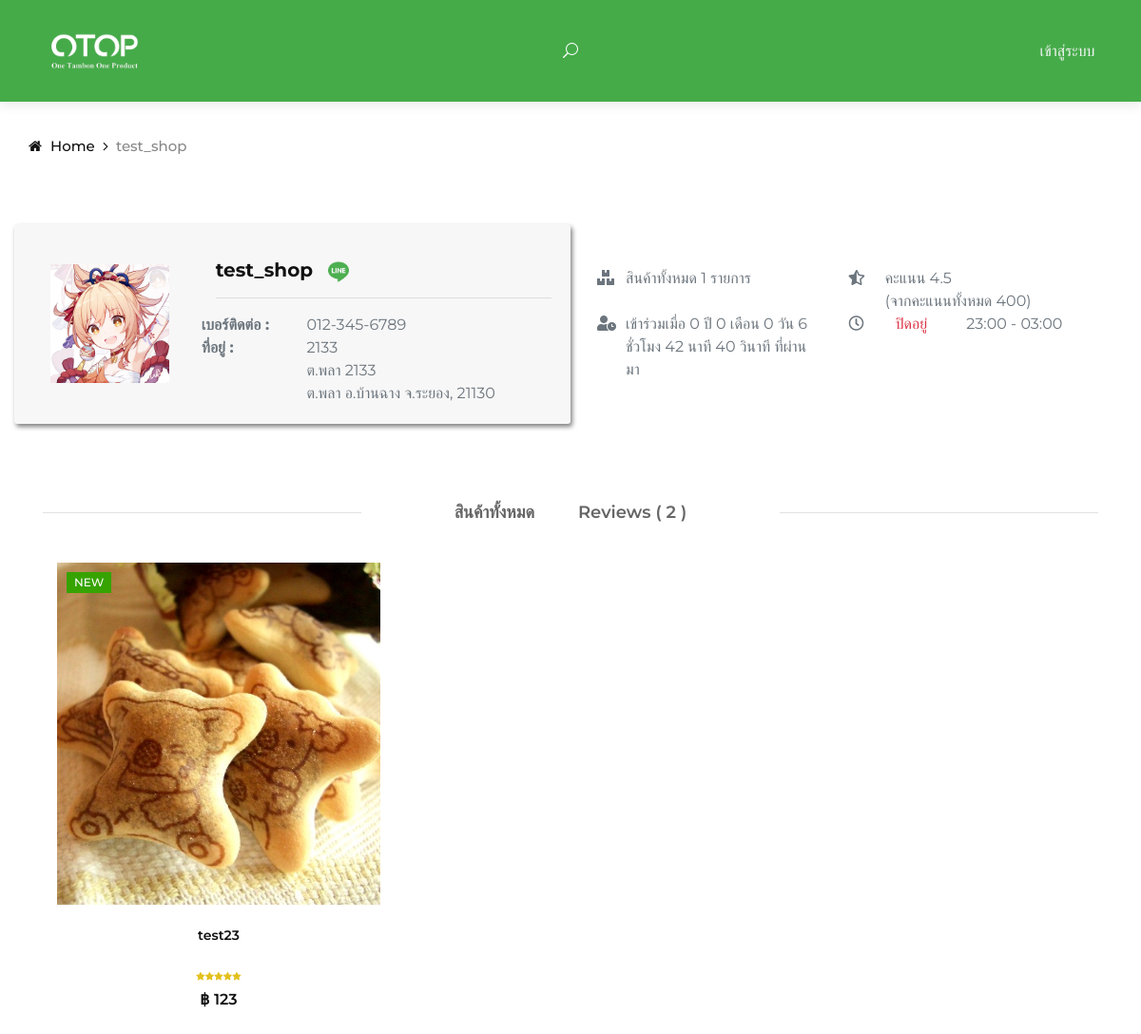
/views/Customer/profile-shop/profile-shop.php?shop_id=1, run on the app's committed database.
### tables this page shows
CREATE TABLE `subdistricts` (
  `id` int(11) NOT NULL,
  `code` int(11) NOT NULL,
  `subdistricts_name_in_thai` varchar(150) NOT NULL,
  `subdistricts_name_in_english` varchar(150) DEFAULT NULL,
  `latitude` decimal(6,3) NOT NULL,
  `longitude` decimal(6,3) NOT NULL,
  `district_id` int(11) NOT NULL,
  `zip_code` int(11) DEFAULT NULL
);

CREATE TABLE `districts` (
  `id` int(11) NOT NULL,
  `code` int(11) NOT NULL,
  `districts_name_in_thai` varchar(150) NOT NULL,
  `districts_name_in_english` varchar(150) NOT NULL,
  `province_id` int(11) NOT NULL
);

CREATE TABLE `provinces` (
  `id` int(11) NOT NULL,
  `code` int(11) NOT NULL,
  `provinces_name_in_thai` varchar(150) NOT NULL,
  `provinces_name_in_english` varchar(150) NOT NULL
);

CREATE TABLE `product` (
  `product_id` int(11) NOT NULL,
  `product_number` varchar(20) NOT NULL,
  `product_name` varchar(255) NOT NULL,
  `product_description` text NOT NULL,
  `product_specification` text NOT NULL,
  `product_type` int(11) NOT NULL,
  `price` double NOT NULL,
  `shipping_cost` double NOT NULL,
  `stock` int(11) NOT NULL,
  `shop_id` int(11) NOT NULL,
  `delivery_type` int(11) NOT NULL,
  `profile_product` varchar(90) DEFAULT NULL,
  `picture` varchar(90) DEFAULT NULL,
  `qrcode` varchar(50) DEFAULT NULL,
  `modify` int(11) DEFAULT NULL
);

### dbConnect.php (called while the page is built, shortened)
<?php
function connectDB()
{
    $servername = "localhost";
    $username = "root";
    $password = "";
    try {
        $conn = new PDO("mysql:host=$servername;dbname=otop_shop;charset=utf8", $username, $password);
        $conn->setAttribute(PDO::ATTR_ERRMODE, PDO::ERRMODE_EXCEPTION);
        return $conn;
    } catch (PDOException $e) {
        return "Connection failed: " . $e->getMessage();
    }
}
function selectData($str)
{
    $myConDB = connectDB();
    try {
        $stmt = $myConDB->prepare($str);
        $stmt->execute();
        $num = 0;
        while ($result = $stmt->fetch(PDO::FETCH_ASSOC)) {
            $num++;
            foreach ($result as $key => $value) {
                $data[$num][$key] = $value;
            }
        }
        $data[0]['numrow'] = $num;
        return $data;
    } catch (PDOException $e) {
        $conn = null;
        return "Error: " . $e->getMessage();
    }
}
?>

### query/query.php (called while the page is built, shortened)
<?php
include_once("../../../dbConnect.php");
function getProductByShopID($shop_id)
{
    $sql = "SELECT * FROM `product`
                    INNER JOIN `product_type` ON `product`.`product_type` = `product_type`.`id`
                    INNER JOIN `seller-list` ON `product`.`shop_id` = `seller-list`.`shop_id`
            WHERE `seller-list`.`shop_id` = '$shop_id'";
    $DATA = selectData($sql);
    return $DATA;
}
function getShopProfile($shop_id)
{
    $sql = "SELECT * FROM `seller-list`
                    INNER JOIN  `product` ON `product`.`shop_id` = `seller-list`.`shop_id`
                    INNER JOIN `product_type` ON `product`.`product_type` = `product_type`.`id`
                    INNER JOIN `subdistricts` ON `seller-list`.`subdistrict_shop` = `subdistricts`.`id`
                    INNER JOIN `districts` ON `subdistricts`.`district_id` = `districts`.`id`
                    INNER JOIN `provinces` ON `districts`.`province_id` = `provinces`.`id`
            WHERE `seller-list`.`shop_id` = '$shop_id'";
    $DATA = selectData($sql);
    return $DATA;
}

### query/function.php (called while the page is built, shortened)
<?php
function format_phonenumber($phonenumber)
{
    if (preg_match('/^(\d{3})(\d{3})(\d{4})$/',  $phonenumber,  $matches)) {
        $result = $matches[1] . '-' . $matches[2] . '-' . $matches[3];
    }
    return $result;
}

### views/Customer/profile-shop/profile-shop.php (the view, shortened to what this page needs)
<!DOCTYPE html>
<html lang="en">
<?php
include_once("../../../query/query.php");
include_once("../../../query/function.php");
$shop_id = $_GET['shop_id'];
$SHOP_PROFILE = getShopProfile($shop_id);
$SHOP_PRODUCT = getProductByShopID($shop_id);
?>
<head>
</head>
<body>
    <?php include_once("../layout/navbar.php"); ?>
    <div class="breadcrumb-option">
        <div class="container">
            <div class="row">
                <div class="col-lg-12">
                    <div class="breadcrumb__links">
                        <a href="../../../index.php"><i class="fa fa-home"></i> Home</a>
                        <span><?php echo $SHOP_PROFILE[1]["shop_name"] ?></span>
                    </div>
                </div>
            </div>
        </div>
    </div>
    <section class="product-details spad">
        <div class="container">
            <div class="row">
                <div class="col-lg-6 profile-shop-banner">
                    <div class="row">
                        <div class="col-4 d-flex justify-content-center align-self-center">
                            <img src='<?php echo "../../../img/profile/saler/" . $SHOP_PROFILE[1]["profile_shop"] ?>' width="125" height="125" />
                        </div>
                        <div class="col-8">
                            <h6 class="h5 mb-2 mt-3 font-weight-bold"><?php echo $SHOP_PROFILE[1]["shop_name"] ?> <a href="#"><img src="../../../img/icon/line.png" width="22" height="22" style="margin-left: 10px;" /></a></h6>
                            <hr>
                            <div class="row">
                                <div class="col-sm-3" style="padding: 0px;">
                                    <span class="mt-3 text-muted font-weight-bold">เบอร์ติดต่อ :</span>
                                </div>
                                <div class="col-md-9">
                                    <span class="text-muted"><?php echo format_phonenumber($SHOP_PROFILE[1]["tel"]) ?></span>
                                </div>
                            </div>
                            <div class="row">
                                <div class="col-sm-3" style="padding: 0px;">
                                    <span class="mt-3 text-muted font-weight-bold">ที่อยู่ :</span>
                                </div>
                                <div class="col-md-9">
                                    <span class="text-muted"><?php
                                                                echo $SHOP_PROFILE[1]["address_shop"] . "<br>" . "ต." . $SHOP_PROFILE[1]["subdistricts_name_in_thai"] ?>
                                        <?Php
                                        if ($SHOP_PROFILE[1]["provinces_name_in_thai"] == "กรุงเทพมหานคร") {
                                            echo $SHOP_PROFILE[1]["address_shop"] . "<br>" .
                                                " แขวง" . $SHOP_PROFILE[1]["subdistricts_name_in_thai"] .
                                                " " . $SHOP_PROFILE[1]["districts_name_in_thai"] .
                                                " " . $SHOP_PROFILE[1]["provinces_name_in_thai"] .
                                                ", " . $SHOP_PROFILE[1]["zip_code"];
                                        } else {
                                            echo $SHOP_PROFILE[1]["address_shop"]  . "<br>" .
                                                " ต." . $SHOP_PROFILE[1]["subdistricts_name_in_thai"] .
                                                " อ." . $SHOP_PROFILE[1]["districts_name_in_thai"] .
                                                " จ." . $SHOP_PROFILE[1]["provinces_name_in_thai"] .
                                                ", " . $SHOP_PROFILE[1]["zip_code"];
                                        }
                                        ?>
                                    </span>
                                </div>
                            </div>
                        </div>
                        <br>
                    </div>
                </div>
                <div class="col-md-6 align-self-center" style="padding: 28px;">
                    <div class="row">
                        <div class="col-md-6 text-muted">
                            <div class="row mb-4">
                                <div class="col-md-1">
                                    <i class="fas fa-boxes"></i>
                                </div>
                                <div class="col-md-10">
                                    <span><?php echo "สินค้าทั้งหมด " . $SHOP_PRODUCT[0]["numrow"] . " รายการ" ?></span>
                                </div>
                            </div>
                            <div class="row">
                                <div class="col-md-1">
                                    <i class="fas fa-user-clock"></i>
                                </div>
                                <div class="col-md-10">
                                    <span>
                                        <?php
                                        $current_date = date_create(date("Y-m-d H:i:s", time()));
                                        $reigster_saler_date = date_create(date("Y-m-d H:i:s", $SHOP_PROFILE[1]["modify_saler"]));
                                        $diff = date_diff($current_date, $reigster_saler_date);
                                        echo "เข้าร่วมเมื่อ " . $diff->format("%y ปี %m เดือน %d วัน %h ชั่วโมง %i นาที %s วินาที") . " ที่ผ่านมา";
                                        ?>
                                    </span>
                                </div>
                            </div>
                        </div>
                        <div class="col-md-6 text-muted">
                            <div class="row">
                                <div class="col-md-1" style="padding: 0px;">
                                    <i class="fas fa-star-half-alt"></i>
                                </div>
                                <div class="col-md-11">
                                    <span>คะแนน 4.5 <br> (จากคะแนนทั้งหมด 400)</span>
                                </div>
                            </div>
                            <div class="row">
                                <div class="col-md-1" style="padding: 0px;">
                                    <i class="far fa-clock"></i>
                                </div>
                                <div class="col-md-11">
                                    <div class="row">
                                        <?php
                                        $time_current = date("H:i:s", time());
                                        $time_opened = $SHOP_PROFILE[1]["time_opened"];
                                        $time_closed = $SHOP_PROFILE[1]["time_closed"];
                                        if ($time_current > $time_opened && $time_current < $time_closed) {
                                        ?>
                                            <div class="col-md-4 align-self-center text-center">
                                                <span class="text-success">เปิดอยู่</span>
                                            </div>
                                            <div class="col-md-6 align-self-center">
                                                <span><?php $time_opened  . " - " . $time_closed; ?></span>
                                            </div>
                                        <?php
                                        } else {
                                        ?>
                                            <div class="col-md-4 align-self-center text-center">
                                                <span class="text-danger">ปิดอยู่</span>
                                            </div>
                                            <div class="col-md-8 align-self-center">
                                                <span><?php echo date('H:i', strtotime($time_opened))  . " - " .  date('H:i', strtotime($time_closed)); ?></span>
                                            </div>
                                        <?php
                                        }
                                        ?>
                                    </div>
                                </div>
                            </div>
                        </div>
                    </div>
                </div>
            </div>
            <div class="col-lg-12">
                <div class="product__details__tab">
                    <ul class="nav nav-tabs" role="tablist">
                        <li class="nav-item">
                            <a class="nav-link" data-toggle="tab" href="#tabs-1" role="tab">สินค้าทั้งหมด</a>
                        </li>
                        <li class="nav-item">
                            <a class="nav-link" data-toggle="tab" href="#tabs-2" role="tab">Reviews ( 2 )</a>
                        </li>
                    </ul>
                    <div class="tab-content">
                        <div class="tab-pane active" id="tabs-1" role="tabpanel">
                            <div class="col-lg-12">
                                <div class="row">
                                    <?php
                                    for ($i = 1; $i < COUNT($SHOP_PRODUCT); $i++) {
                                    ?>
                                        <div class="col-lg-4 col-md-6">
                                            <div class="product__item">
                                                <div class="product__item__pic set-bg" data-setbg="<?php echo "../../../img/product/profile/" . $SHOP_PRODUCT[$i]["profile_product"]; ?>">
                                                    <div class="label new">New</div>
                                                    <ul class="product__hover">
                                                    </ul>
                                                </div>
                                                <div class="product__item__text">
                                                    <h6><a href='<?php echo "../product_detail/product-details.php?product_id=" . $SHOP_PRODUCT[$i]["product_id"]; ?>'><?php echo $SHOP_PRODUCT[$i]["product_name"] ?></a></h6>
                                                    <div class="rating">
                                                        <i class="fa fa-star"></i>
                                                        <i class="fa fa-star"></i>
                                                        <i class="fa fa-star"></i>
                                                        <i class="fa fa-star"></i>
                                                        <i class="fa fa-star"></i>
                                                    </div>
                                                    <div class="product__price"><?php echo "฿ " . $SHOP_PRODUCT[$i]["price"]; ?></div>
                                                </div>
                                            </div>
                                        </div>
                                    <?php
                                    }
                                    ?>
                                </div>
                            </div>
                        </div>
                    </div>
                </div>
            </div>
        </div>
    </section>
</body>
</html>

### data on the page
seller-list: shop_name "test_shop", profile_shop (picture), tel "012-345-6789", address_shop "2133", subdistrict_shop.subdistricts_name_in_thai "พลา", districts.districts_name_in_thai "บ้านฉาง", provinces.provinces_name_in_thai "ระยอง", subdistrict_shop.zip_code "21130", modify_saler "0 ปี 0 เดือน 0 วัน 6 ชั่วโมง 42 นาที 40 วินาที", time_opened "23:00", time_closed "03:00"
product: product_name "test23", price "123"

### other printed values
$SHOP_PRODUCT[0]["numrow"] "1"
